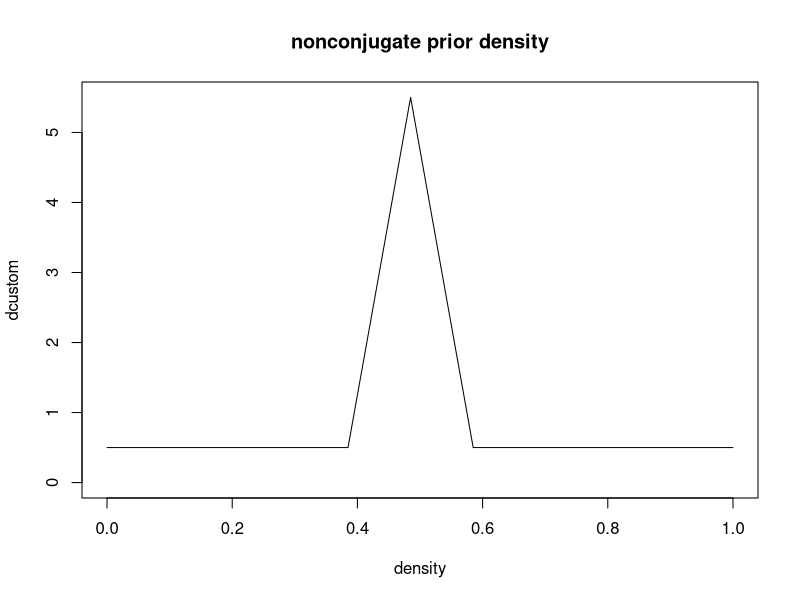
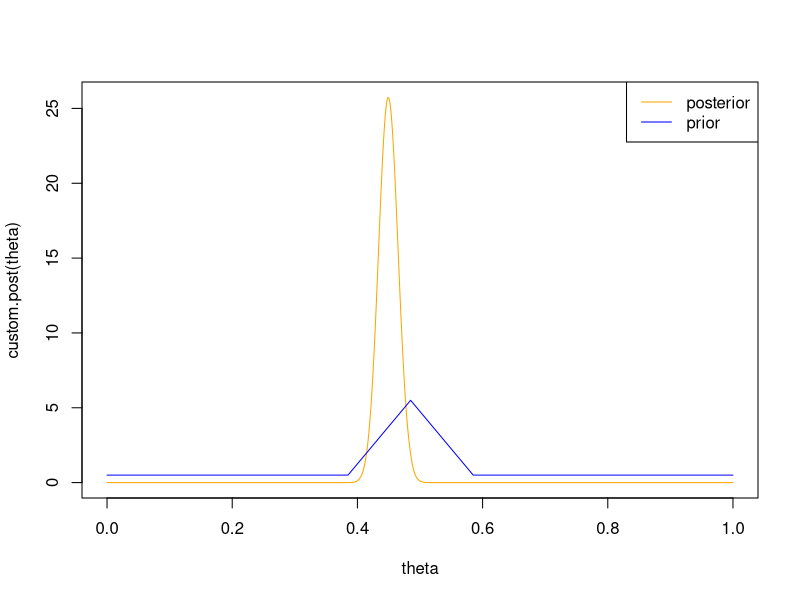
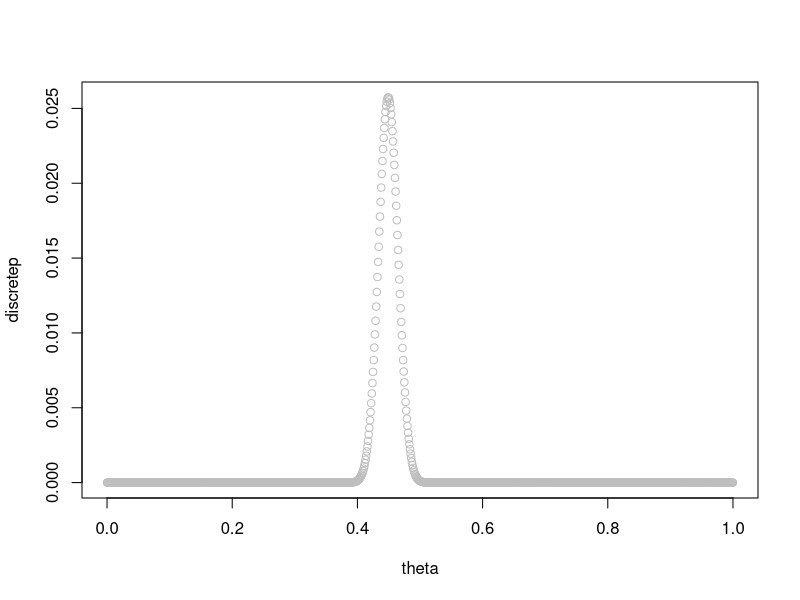
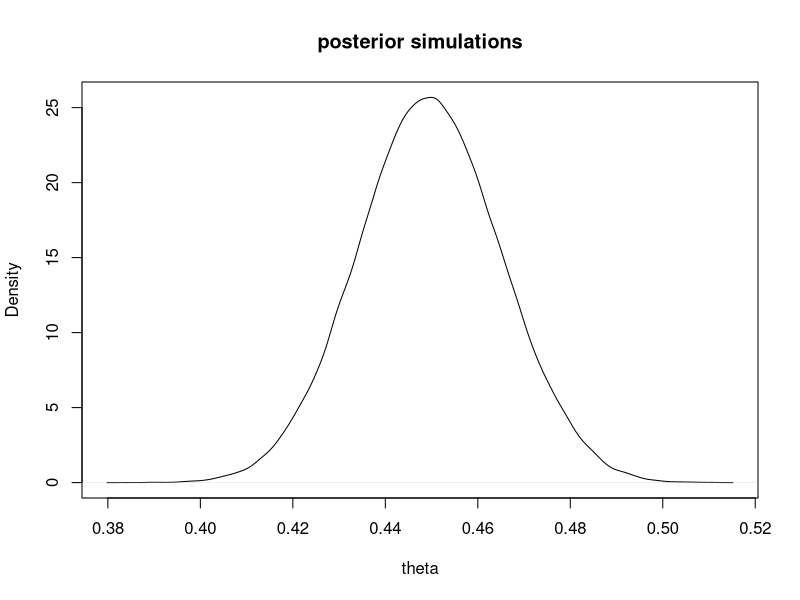
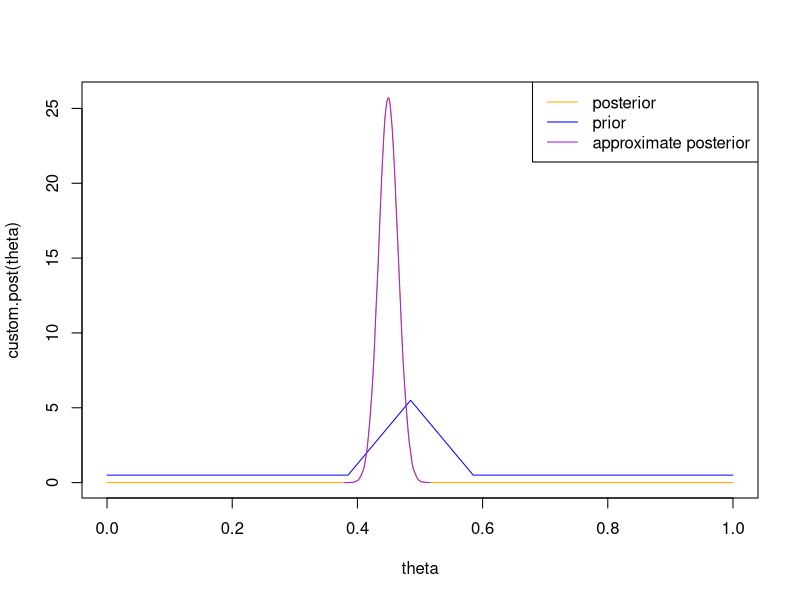

Generate these figures, in order, with R:
###2.5 Placenta previa example
# Placenta previa is a condition in which the placenta of an unborn child is
# implanted very low in the uterus, obstructing the child from
# a normal vaginal delivery. An early study concerning
# the sex of placenta previa births in Germany
# found that of a total of 980 births, 437 were female.
# How strong is the evidence that the proportion of female
# births in the population of placenta previa births is less than 0.485
# (the proportion in the general population)?

# Data distribution: y ~ Bin(n, theta) with n = 980 and observed y = 437

# Analysis using a nonconjugate prior distribution

#create density function of prior
custom.prior <- function(x) {
  out <- numeric(length(x))

  for (i in 1:length(x)) {
    if (x[i] <=  .385) {
      out[i] <- .5
    } else if (x[i] >= .585) {
      out[i] <- .5
    } else if ((x[i] > .385) && (x[i] < .485)) {
      out[i] <- (.5 + 5 * (x[i] - .385)/.1)
    } else if ((x[i] >= .485) && (x[i] < .585)){
      out[i] <- (5.5 - 5 * (x[i] - .485)/.1)
    } else {
      out[i] <- 0
    }
  }
  return(out)
}

# theta values at which to evaluate densities
theta = seq(0, 1, by = 0.001)

#find custom prior density at specified values of theta
dcustom <- custom.prior(theta)

#plot nonconjugate density
par(mfrow = c(1, 1))
plot(theta, dcustom, type = "l",
     main = "nonconjugate prior density",
     xlab = "density",
     ylim = c(0, max(dcustom)))

#make sure prior integrates to 1
integrate(custom.prior, 0, 1, subdivisions = 1000)

#create function for posterior density
custom.post <- function(theta) {
  dbinom(x = 437, size = 980, prob = theta) *
    custom.prior(theta)/0.003616298
}

#make sure posterior integrates to 1
integrate(f = custom.post, 0, 1, subdivisions = 1000)

#plot posterior and prior distributions together with labels, legend
plot(theta, custom.post(theta), type = "l", col = "orange")
lines(theta, dcustom, col = "blue")
legend("topright", legend = c("posterior", "prior"),
       col = c("orange", "blue"), lwd = c(1, 1))

#create discrete approximation of posterior density (see p. 284)
discretep <- custom.post(theta)/sum(custom.post(theta))

plot(theta, discretep, col = "grey")

#create approximate posterior sample
theta.sample <- sample(theta, 100000, replace = TRUE, prob = discretep)

plot(density(theta.sample), main = "posterior simulations", xlab = "theta")
mean(theta.sample) #approximate mean
median(theta.sample) #approximate median
#approximate posterior interval
quantile(theta.sample, prob = c(.025, .975)) #approximate posterior interval

# comparing results
plot(theta, custom.post(theta), type = "l", col = "orange")
lines(theta, dcustom, col = "blue")
lines(density(theta.sample), col = "purple")
legend("topright", legend = c("posterior", "prior", "approximate posterior"),
       col = c("orange", "blue", "purple"), lwd = c(1, 1))



